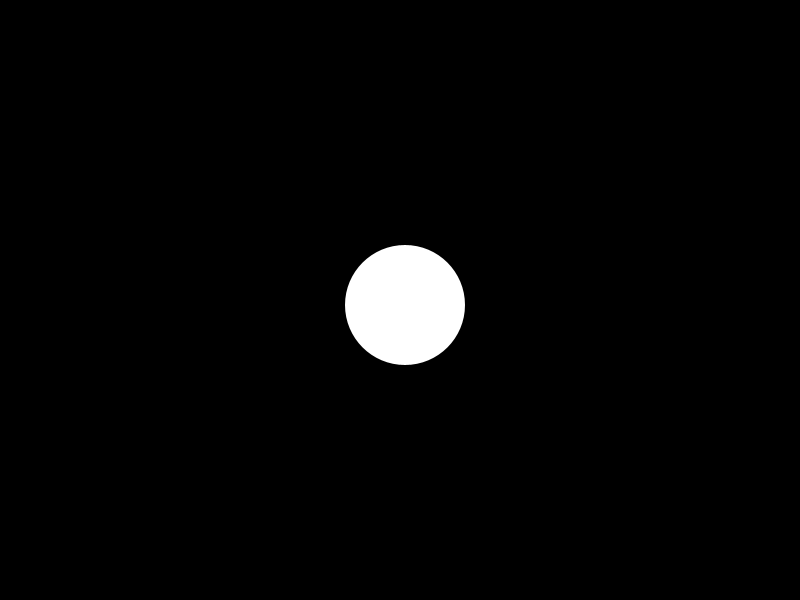
Frame 1 (no input)
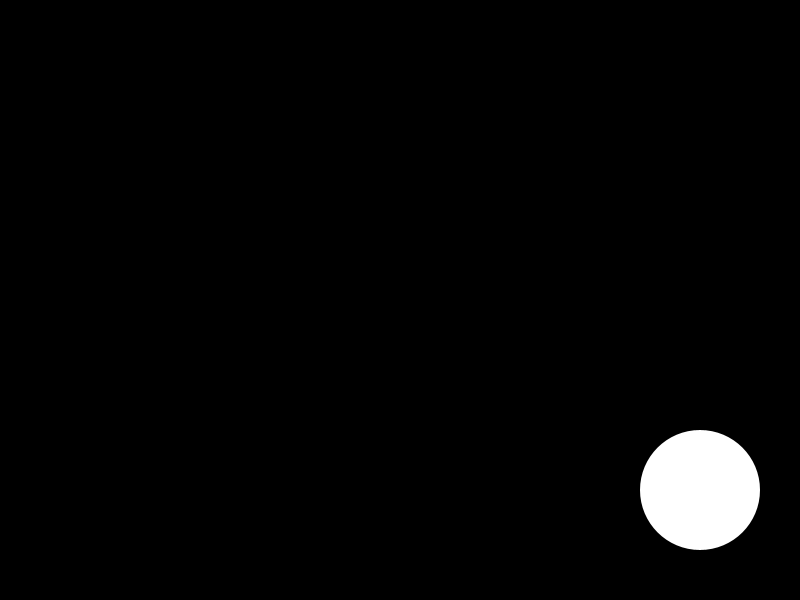
Frame 60 (the mouse pressed at the canvas centre just before this capture)
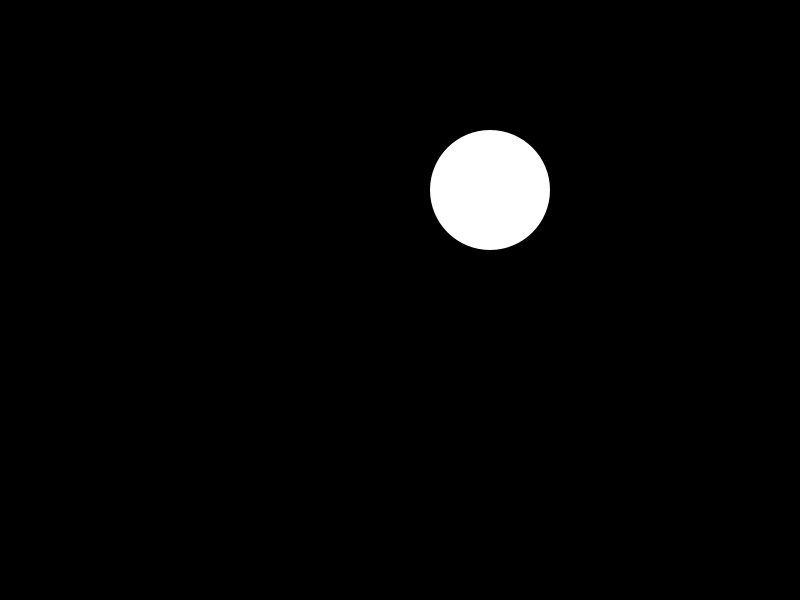
Frame 120 (the mouse held since frame 60 and released just before this capture)

The Processing sketch that drew these frames (run headless with seeded random() and noise(); from frame 60 on, the mouse is pressed at the canvas centre):

// Processing sketch: bouncing_wenhao_liao
// ── bouncing_wenhao_liao.pde
/**
 * @author: Wenhao Liao , SWID:10406242
 * HW1f - Bouncing Ball
**/
int x = 0, y = 0;
int a = 5, b = 5;
int rad = 60;
void setup() {
  size(800, 600);
  smooth();
  noStroke();
  ellipseMode(RADIUS);
  // Set the starting position of the shape
  x = width/2;
  y = height/2;
}

void draw() {
  background(0);
  fill(255, 255, 255);
  // Update the position of the shape
  x = x + 1*a;
  y = y + 1*b;
  // Test to see if the shape exceeds the boundaries of the screen
  // If it does, reverse its direction
  if(x<rad || x>width-rad){
    a=a*-1;
  }
  if(y<rad || y>height-rad){
    b=b*-1;
  } 
  ellipse(x, y, rad, rad);
}
